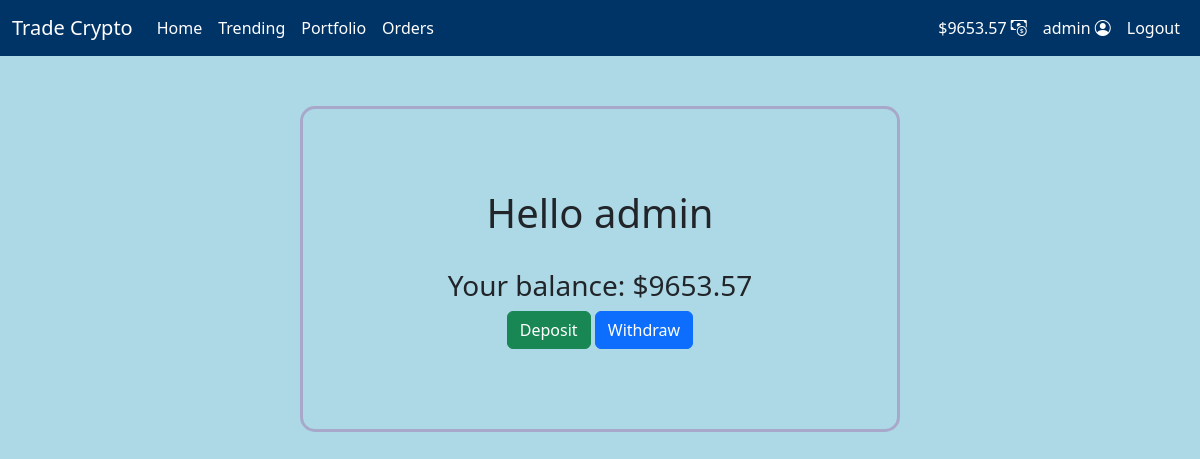
The app's page /funds (signed in), older data.
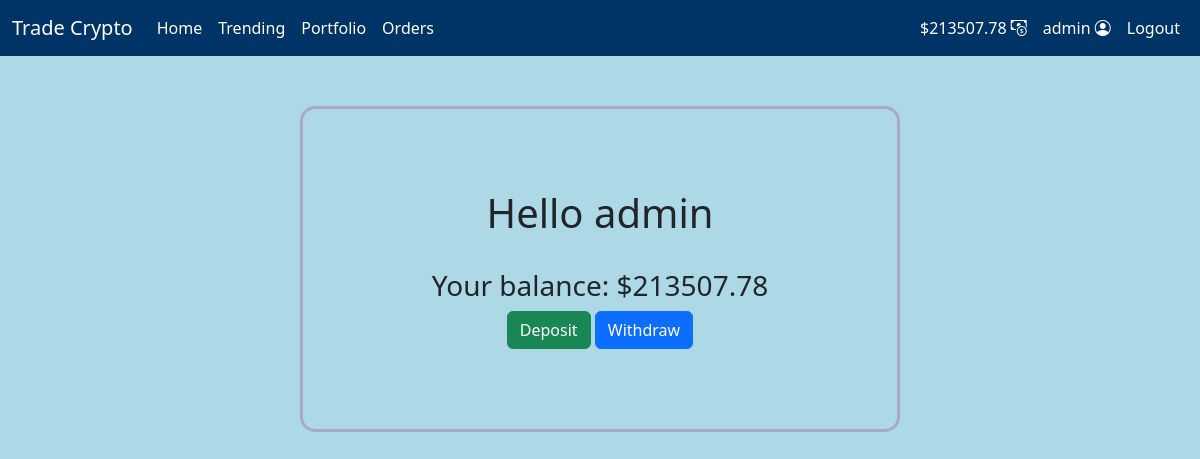
The same page, newer data.
### users/models.py (models this page shows, shortened)
class CustomUser(AbstractUser):
    STATUS = {
        ('regular','regular'),
        ('moderator','moderator')
    }
    email = models.EmailField(unique=True)
    status = models.CharField(max_length=100,choices=STATUS, default='regular')
    balance = models.DecimalField(decimal_places=2,max_digits=15,default=10000)

### app1/views.py (the view)
# urls.py: path('funds',views.viewfunds,name="funds"),
def viewfunds(request):
    return render(request,"app1/funds.html")

### app1/templates/app1/funds.html (shortened to what this page needs)
{% extends 'app1/layout.html' %}
{% block body %}
<div class="container">
    <div class="funds">
        <h1>Hello {{user.username}}</h1><br>
        <h3>Your balance: $<span id="main-balance">{{ user.balance }}</span></h3>
        <button class="btn btn-success" hx-get="{% url 'addfunds' %}" hx-target="#dialog">Deposit</button>
        <button class="btn btn-primary" hx-get="{% url 'withdrawfunds' %}" hx-target="#dialog">Withdraw</button>
    </div>
</div>
{% endblock %}

### app1/templates/app1/includes/navbar.html (shortened to what this page needs)
<nav style="background-color:#003366" class="navbar navbar-expand-sm navbar-dark">
  <div class="container-fluid">
      <a class="navbar-brand" href="#">Trade Crypto</a>
      <div class="collapse navbar-collapse" id="navbarNav">
        <ul class="navbar-nav">
          <li class="nav-item">
            <a class="nav-link active" aria-current="page" href="{% url 'index' %}">Home</a>
          </li>
          <li class="nav-item">
            <a class="nav-link active" aria-current="page" href="{% url 'viewtrending' %}">Trending</a>
          </li>
          {% if user.is_authenticated %}
          <li class="nav-item">
            <a class="nav-link active" href="{% url 'portfolio' %}">Portfolio</a>
          </li>
          <li class="nav-item">
            <a class="nav-link active" href="{% url 'orders' %}">Orders</a>
          </li>
          {%endif%}
        </ul>
        <ul class="navbar-nav ms-auto">
          {% if user.is_authenticated %}
          <li class="nav-item">
            <a class="nav-link active" href="{% url 'funds' %}" > <span id="navbar-balance">${{user.balance}} </span><i class="bi bi-cash-coin"></i></a>
          </li>
          <li class="nav-item">
            <a class="nav-link active" href="{% url 'profile' user.username %}"> {{user.username}} <i class="bi bi-person-circle"></i></a>
          </li>
          {% endif %}
          {% if user.is_authenticated %}
            <li class="nav-item">
                <a class="nav-link active" href="{% url 'logout' %}">Logout</a>
            </li>
          {% endif %}
        </ul>
      </div>
    </div>
</nav>

Row changes from the older to the newer data that the page shows:
changed CustomUser "admin": balance "9653.57" → "213507.78"
